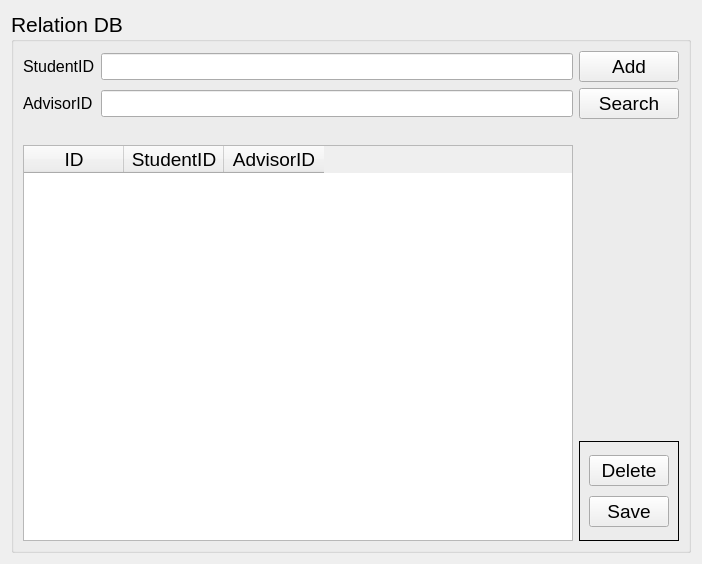
         <widget class="QWidget" name="page_4">
          <layout class="QGridLayout" name="gridLayout_5">
           <item row="0" column="0">
            <widget class="QGroupBox" name="groupBox_3">
             <property name="font">
              <font>
               <pointsize>16</pointsize>
              </font>
             </property>
             <property name="title">
              <string>Relation DB</string>
             </property>
             <layout class="QGridLayout" name="gridLayout_11">
              <item row="2" column="1">
               <spacer name="horizontalSpacer_2">
                <property name="orientation">
                 <enum>Qt::Horizontal</enum>
                </property>
                <property name="sizeHint" stdset="0">
                 <size>
                  <width>40</width>
                  <height>20</height>
                 </size>
                </property>
               </spacer>
              </item>
              <item row="5" column="2">
               <widget class="QFrame" name="frame_2">
                <property name="maximumSize">
                 <size>
                  <width>16777215</width>
                  <height>100</height>
                 </size>
                </property>
                <property name="frameShape">
                 <enum>QFrame::Box</enum>
                </property>
                <property name="frameShadow">
                 <enum>QFrame::Plain</enum>
                </property>
                <layout class="QVBoxLayout" name="verticalLayout_7">
                 <item>
                  <widget class="QPushButton" name="delete_button_2">
                   <property name="minimumSize">
                    <size>
                     <width>0</width>
                     <height>25</height>
                    </size>
                   </property>
                   <property name="font">
                    <font>
                     <pointsize>14</pointsize>
                    </font>
                   </property>
                   <property name="text">
                    <string>Delete</string>
                   </property>
                   <property name="icon">
                    <iconset>
                     <normaloff>:/icon/Icon/delete.ico</normaloff>:/icon/Icon/delete.ico</iconset>
                   </property>
                  </widget>
                 </item>
                 <item>
                  <widget class="QPushButton" name="save_button_2">
                   <property name="minimumSize">
                    <size>
                     <width>0</width>
                     <height>25</height>
                    </size>
                   </property>
                   <property name="font">
                    <font>
                     <pointsize>14</pointsize>
                    </font>
                   </property>
                   <property name="text">
                    <string>Save</string>
                   </property>
                   <property name="icon">
                    <iconset>
                     <normaloff>:/icon/Icon/save.ico</normaloff>:/icon/Icon/save.ico</iconset>
                   </property>
                  </widget>
                 </item>
                </layout>
               </widget>
              </item>
              <item row="0" column="1">
               <widget class="QLineEdit" name="surname_input_2">
                <property name="minimumSize">
                 <size>
                  <width>0</width>
                  <height>25</height>
                 </size>
                </property>
                <property name="maximumSize">
                 <size>
                  <width>16777215</width>
                  <height>16777215</height>
                 </size>
                </property>
                <property name="font">
                 <font>
                  <pointsize>12</pointsize>
                 </font>
                </property>
               </widget>
              </item>
              <item row="0" column="2">
               <widget class="QPushButton" name="add_button_2">
                <property name="font">
                 <font>
                  <pointsize>14</pointsize>
                 </font>
                </property>
                <property name="text">
                 <string>Add</string>
                </property>
                <property name="icon">
                 <iconset>
                  <normaloff>:/icon/Icon/add.ico</normaloff>:/icon/Icon/add.ico</iconset>
                </property>
               </widget>
              </item>
              <item row="1" column="0">
               <widget class="QLabel" name="label_12">
                <property name="minimumSize">
                 <size>
                  <width>0</width>
                  <height>25</height>
                 </size>
                </property>
                <property name="font">
                 <font>
                  <pointsize>12</pointsize>
                 </font>
                </property>
                <property name="text">
                 <string>AdvisorID</string>
                </property>
               </widget>
              </item>
              <item row="0" column="0">
               <widget class="QLabel" name="label_7">
                <property name="minimumSize">
                 <size>
                  <width>0</width>
                  <height>25</height>
                 </size>
                </property>
                <property name="font">
                 <font>
                  <pointsize>12</pointsize>
                 </font>
                </property>
                <property name="text">
                 <string>StudentID</string>
                </property>
               </widget>
              </item>
              <item row="1" column="1">
               <widget class="QLineEdit" name="age_input_2">
                <property name="minimumSize">
                 <size>
                  <width>0</width>
                  <height>25</height>
                 </size>
                </property>
                <property name="maximumSize">
                 <size>
                  <width>16777215</width>
                  <height>16777215</height>
                 </size>
                </property>
                <property name="font">
                 <font>
                  <pointsize>12</pointsize>
                 </font>
                </property>
               </widget>
              </item>
              <item row="1" column="2">
               <widget class="QPushButton" name="search_button_3">
                <property name="font">
                 <font>
                  <pointsize>14</pointsize>
                 </font>
                </property>
                <property name="text">
                 <string>Search</string>
                </property>
                <property name="icon">
                 <iconset>
                  <normaloff>:/icon/Icon/search.ico</normaloff>:/icon/Icon/search.ico</iconset>
                </property>
               </widget>
              </item>
              <item row="4" column="0" rowspan="2" colspan="2">
               <widget class="QTableWidget" name="tableWidget_2">
                <property name="minimumSize">
                 <size>
                  <width>550</width>
                  <height>396</height>
                 </size>
                </property>
                <property name="font">
                 <font>
                  <pointsize>14</pointsize>
                 </font>
                </property>
                <property name="alternatingRowColors">
                 <bool>true</bool>
                </property>
                <property name="sortingEnabled">
                 <bool>false</bool>
                </property>
                <attribute name="horizontalHeaderShowSortIndicator" stdset="0">
                 <bool>true</bool>
                </attribute>
                <column>
                 <property name="text">
                  <string>ID</string>
                 </property>
                </column>
                <column>
                 <property name="text">
                  <string>StudentID</string>
                 </property>
                </column>
                <column>
                 <property name="text">
                  <string>AdvisorID</string>
                 </property>
                </column>
               </widget>
              </item>
             </layout>
            </widget>
           </item>
          </layout>
         </widget>
